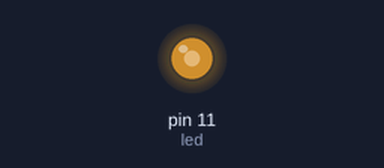
The sketch below on a simulated Arduino Uno, built with avr-gcc and run on an emulated ATmega328P. Parts: output pins drawn as LEDs (lit = HIGH).

Above: at 0.1 s.
Timing chart, 0 to 1.6 s (numbered marks = the images above):
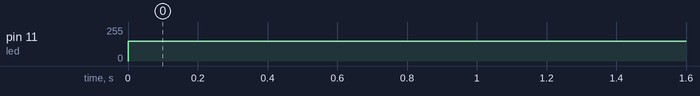

Measured:
- by itself, pin 11 (led): 0/255 → 150/255 at 0.00 s

The sketch:

Utilisation_PWM.ino
```cpp
int led = 11;

void setup() {
  pinMode(led,OUTPUT);
}

void loop() {
  analogWrite(led,150);
}
```
